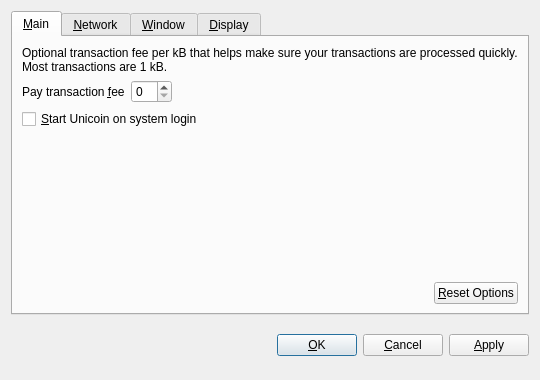
<?xml version="1.0" encoding="UTF-8"?>
<ui version="4.0">
 <class>OptionsDialog</class>
 <widget class="QDialog" name="OptionsDialog">
  <property name="geometry">
   <rect>
    <x>0</x>
    <y>0</y>
    <width>540</width>
    <height>380</height>
   </rect>
  </property>
  <property name="windowTitle">
   <string>Options</string>
  </property>
  <property name="modal">
   <bool>true</bool>
  </property>
  <layout class="QVBoxLayout" name="verticalLayout">
   <item>
    <widget class="QTabWidget" name="tabWidget">
     <property name="tabPosition">
      <enum>QTabWidget::North</enum>
     </property>
     <property name="currentIndex">
      <number>0</number>
     </property>
     <widget class="QWidget" name="tabMain">
      <attribute name="title">
       <string>&amp;Main</string>
      </attribute>
      <layout class="QVBoxLayout" name="verticalLayout_Main">
       <item>
        <widget class="QLabel" name="transactionFeeInfoLabel">
         <property name="text">
          <string>Optional transaction fee per kB that helps make sure your transactions are processed quickly. Most transactions are 1 kB.</string>
         </property>
         <property name="textFormat">
          <enum>Qt::PlainText</enum>
         </property>
         <property name="wordWrap">
          <bool>true</bool>
         </property>
        </widget>
       </item>
       <item>
        <layout class="QHBoxLayout" name="horizontalLayout_1_Main">
         <item>
          <widget class="QLabel" name="transactionFeeLabel">
           <property name="text">
            <string>Pay transaction &amp;fee</string>
           </property>
           <property name="textFormat">
            <enum>Qt::PlainText</enum>
           </property>
           <property name="buddy">
            <cstring>transactionFee</cstring>
           </property>
          </widget>
         </item>
         <item>
          <widget class="BitcoinAmountField" name="transactionFee"/>
         </item>
         <item>
          <spacer name="horizontalSpacer_1_Main">
           <property name="orientation">
            <enum>Qt::Horizontal</enum>
           </property>
           <property name="sizeHint" stdset="0">
            <size>
             <width>40</width>
             <height>20</height>
            </size>
           </property>
          </spacer>
         </item>
        </layout>
       </item>
       <item>
        <widget class="QCheckBox" name="bitcoinAtStartup">
         <property name="toolTip">
          <string>Automatically start Unicoin after logging in to the system.</string>
         </property>
         <property name="text">
          <string>&amp;Start Unicoin on system login</string>
         </property>
        </widget>
       </item>
       <item>
        <spacer name="verticalSpacer_Main">
         <property name="orientation">
          <enum>Qt::Vertical</enum>
         </property>
         <property name="sizeHint" stdset="0">
          <size>
           <width>20</width>
           <height>40</height>
          </size>
         </property>
        </spacer>
       </item>
       <item>
        <layout class="QHBoxLayout" name="horizontalLayout_2_Main">
         <item>
          <spacer name="horizontalSpacer_2_Main">
           <property name="orientation">
            <enum>Qt::Horizontal</enum>
           </property>
           <property name="sizeHint" stdset="0">
            <size>
             <width>40</width>
             <height>20</height>
            </size>
           </property>
          </spacer>
         </item>
         <item>
          <widget class="QPushButton" name="resetButton">
           <property name="toolTip">
            <string>Reset all client options to default.</string>
           </property>
           <property name="text">
            <string>&amp;Reset Options</string>
           </property>
           <property name="autoDefault">
            <bool>false</bool>
           </property>
          </widget>
         </item>
        </layout>
       </item>
      </layout>
     </widget>
     <widget class="QWidget" name="tabNetwork">
      <attribute name="title">
       <string>&amp;Network</string>
      </attribute>
      <layout class="QVBoxLayout" name="verticalLayout_Network">
       <item>
        <widget class="QCheckBox" name="mapPortUpnp">
         <property name="toolTip">
          <string>Automatically open the Unicoin client port on the router. This only works when your router supports UPnP and it is enabled.</string>
         </property>
         <property name="text">
          <string>Map port using &amp;UPnP</string>
         </property>
        </widget>
       </item>
       <item>
        <widget class="QCheckBox" name="connectSocks">
         <property name="toolTip">
          <string>Connect to the Unicoin network through a SOCKS proxy (e.g. when connecting through Tor).</string>
         </property>
         <property name="text">
          <string>&amp;Connect through SOCKS proxy:</string>
         </property>
        </widget>
       </item>
       <item>
        <layout class="QHBoxLayout" name="horizontalLayout_Network">
         <item>
          <widget class="QLabel" name="proxyIpLabel">
           <property name="text">
            <string>Proxy &amp;IP:</string>
           </property>
           <property name="textFormat">
            <enum>Qt::PlainText</enum>
           </property>
           <property name="buddy">
            <cstring>proxyIp</cstring>
           </property>
          </widget>
         </item>
         <item>
          <widget class="QValidatedLineEdit" name="proxyIp">
           <property name="maximumSize">
            <size>
             <width>140</width>
             <height>16777215</height>
            </size>
           </property>
           <property name="toolTip">
            <string>IP address of the proxy (e.g. 127.0.0.1)</string>
           </property>
          </widget>
         </item>
         <item>
          <widget class="QLabel" name="proxyPortLabel">
           <property name="text">
            <string>&amp;Port:</string>
           </property>
           <property name="textFormat">
            <enum>Qt::PlainText</enum>
           </property>
           <property name="buddy">
            <cstring>proxyPort</cstring>
           </property>
          </widget>
         </item>
         <item>
          <widget class="QLineEdit" name="proxyPort">
           <property name="maximumSize">
            <size>
             <width>55</width>
             <height>16777215</height>
            </size>
           </property>
           <property name="toolTip">
            <string>Port of the proxy (e.g. 9050)</string>
           </property>
          </widget>
         </item>
         <item>
          <widget class="QLabel" name="socksVersionLabel">
           <property name="text">
            <string>SOCKS &amp;Version:</string>
           </property>
           <property name="textFormat">
            <enum>Qt::PlainText</enum>
           </property>
           <property name="buddy">
            <cstring>socksVersion</cstring>
           </property>
          </widget>
         </item>
         <item>
          <widget class="QValueComboBox" name="socksVersion">
           <property name="toolTip">
            <string>SOCKS version of the proxy (e.g. 5)</string>
           </property>
          </widget>
         </item>
         <item>
          <spacer name="horizontalSpacer_Network">
           <property name="orientation">
            <enum>Qt::Horizontal</enum>
           </property>
           <property name="sizeHint" stdset="0">
            <size>
             <width>40</width>
             <height>20</height>
            </size>
           </property>
          </spacer>
         </item>
        </layout>
       </item>
       <item>
        <spacer name="verticalSpacer_Network">
         <property name="orientation">
          <enum>Qt::Vertical</enum>
         </property>
         <property name="sizeHint" stdset="0">
          <size>
           <width>20</width>
           <height>40</height>
          </size>
         </property>
        </spacer>
       </item>
      </layout>
     </widget>
     <widget class="QWidget" name="tabWindow">
      <attribute name="title">
       <string>&amp;Window</string>
      </attribute>
      <layout class="QVBoxLayout" name="verticalLayout_Window">
       <item>
        <widget class="QCheckBox" name="minimizeToTray">
         <property name="toolTip">
          <string>Show only a tray icon after minimizing the window.</string>
         </property>
         <property name="text">
          <string>&amp;Minimize to the tray instead of the taskbar</string>
         </property>
        </widget>
       </item>
       <item>
        <widget class="QCheckBox" name="minimizeOnClose">
         <property name="toolTip">
          <string>Minimize instead of exit the application when the window is closed. When this option is enabled, the application will be closed only after selecting Quit in the menu.</string>
         </property>
         <property name="text">
          <string>M&amp;inimize on close</string>
         </property>
        </widget>
       </item>
       <item>
        <spacer name="verticalSpacer_Window">
         <property name="orientation">
          <enum>Qt::Vertical</enum>
         </property>
         <property name="sizeHint" stdset="0">
          <size>
           <width>20</width>
           <height>40</height>
          </size>
         </property>
        </spacer>
       </item>
      </layout>
     </widget>
     <widget class="QWidget" name="tabDisplay">
      <attribute name="title">
       <string>&amp;Display</string>
      </attribute>
      <layout class="QVBoxLayout" name="verticalLayout_Display">
       <item>
        <layout class="QHBoxLayout" name="horizontalLayout_1_Display">
         <item>
          <widget class="QLabel" name="langLabel">
           <property name="text">
            <string>User Interface &amp;language:</string>
           </property>
           <property name="textFormat">
            <enum>Qt::PlainText</enum>
           </property>
           <property name="buddy">
            <cstring>lang</cstring>
           </property>
          </widget>
         </item>
         <item>
          <widget class="QValueComboBox" name="lang">
           <property name="toolTip">
            <string>The user interface language can be set here. This setting will take effect after restarting Unicoin.</string>
           </property>
          </widget>
         </item>
        </layout>
       </item>
       <item>
        <layout class="QHBoxLayout" name="horizontalLayout_2_Display">
         <item>
          <widget class="QLabel" name="unitLabel">
           <property name="text">
            <string>&amp;Unit to show amounts in:</string>
           </property>
           <property name="textFormat">
            <enum>Qt::PlainText</enum>
           </property>
           <property name="buddy">
            <cstring>unit</cstring>
           </property>
          </widget>
         </item>
         <item>
          <widget class="QValueComboBox" name="unit">
           <property name="toolTip">
            <string>Choose the default subdivision unit to show in the interface and when sending coins.</string>
           </property>
          </widget>
         </item>
        </layout>
       </item>
       <item>
        <widget class="QCheckBox" name="displayAddresses">
         <property name="toolTip">
          <string>Whether to show Unicoin addresses in the transaction list or not.</string>
         </property>
         <property name="text">
          <string>&amp;Display addresses in transaction list</string>
         </property>
        </widget>
       </item>
       <item>
        <widget class="QCheckBox" name="coinControlFeatures">
         <property name="toolTip">
          <string>Whether to show coin control features or not.</string>
         </property>
         <property name="text">
          <string>Display coin &amp;control features (experts only!)</string>
         </property>
        </widget>
       </item>
       <item>
        <spacer name="verticalSpacer_Display">
         <property name="orientation">
          <enum>Qt::Vertical</enum>
         </property>
         <property name="sizeHint" stdset="0">
          <size>
           <width>20</width>
           <height>40</height>
          </size>
         </property>
        </spacer>
       </item>
      </layout>
     </widget>
    </widget>
   </item>
   <item>
    <layout class="QHBoxLayout" name="horizontalLayout_Buttons">
     <item>
      <spacer name="horizontalSpacer_1">
       <property name="orientation">
        <enum>Qt::Horizontal</enum>
       </property>
       <property name="sizeHint" stdset="0">
        <size>
         <width>40</width>
         <height>48</height>
        </size>
       </property>
      </spacer>
     </item>
     <item>
      <widget class="QLabel" name="statusLabel">
       <property name="font">
        <font>
         <weight>75</weight>
         <bold>true</bold>
        </font>
       </property>
       <property name="text">
        <string/>
       </property>
       <property name="textFormat">
        <enum>Qt::PlainText</enum>
       </property>
       <property name="wordWrap">
        <bool>true</bool>
       </property>
      </widget>
     </item>
     <item>
      <spacer name="horizontalSpacer_2">
       <property name="orientation">
        <enum>Qt::Horizontal</enum>
       </property>
       <property name="sizeHint" stdset="0">
        <size>
         <width>40</width>
         <height>48</height>
        </size>
       </property>
      </spacer>
     </item>
     <item>
      <widget class="QPushButton" name="okButton">
       <property name="text">
        <string>&amp;OK</string>
       </property>
      </widget>
     </item>
     <item>
      <widget class="QPushButton" name="cancelButton">
       <property name="text">
        <string>&amp;Cancel</string>
       </property>
       <property name="autoDefault">
        <bool>false</bool>
       </property>
      </widget>
     </item>
     <item>
      <widget class="QPushButton" name="applyButton">
       <property name="text">
        <string>&amp;Apply</string>
       </property>
       <property name="autoDefault">
        <bool>false</bool>
       </property>
      </widget>
     </item>
    </layout>
   </item>
  </layout>
 </widget>
 <customwidgets>
  <customwidget>
   <class>BitcoinAmountField</class>
   <extends>QSpinBox</extends>
   <header>bitcoinamountfield.h</header>
  </customwidget>
  <customwidget>
   <class>QValueComboBox</class>
   <extends>QComboBox</extends>
   <header>qvaluecombobox.h</header>
  </customwidget>
  <customwidget>
   <class>QValidatedLineEdit</class>
   <extends>QLineEdit</extends>
   <header>qvalidatedlineedit.h</header>
  </customwidget>
 </customwidgets>
 <resources/>
 <connections/>
</ui>
